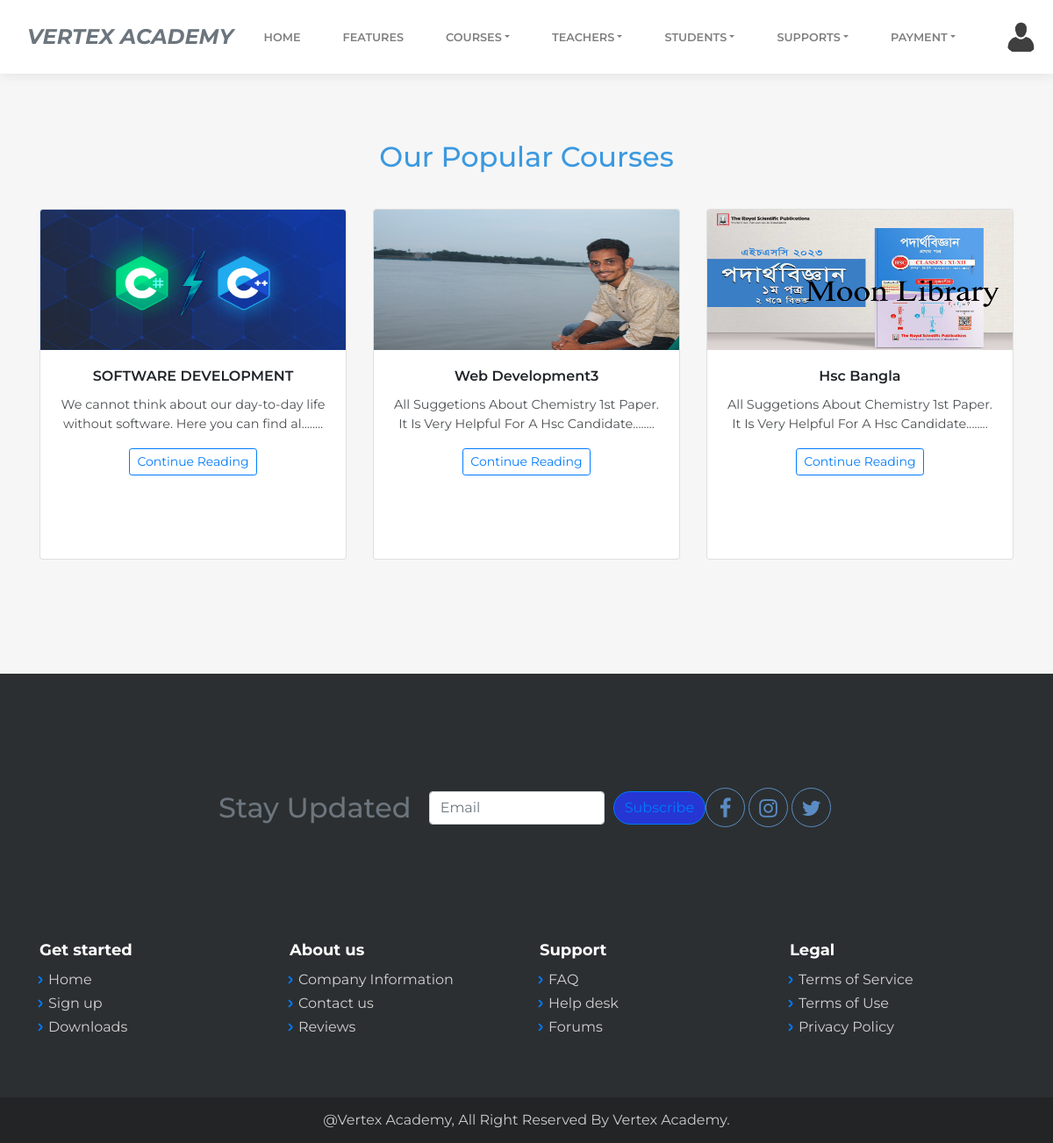
The page /course.php on the database its author committed.
### tables this page shows
CREATE TABLE `course_list` (
  `course_id` int(255) NOT NULL,
  `course_image` varchar(255) NOT NULL,
  `course_name` varchar(255) NOT NULL,
  `course_desc` text NOT NULL,
  `course_category` varchar(255) NOT NULL,
  `timeStamp` datetime NOT NULL DEFAULT current_timestamp(),
  `price` varchar(255) NOT NULL
);

### course.php (the view, shortened to what this page needs)
<!DOCTYPE html>
<html>
<head>
    <link rel="stylesheet" href="assets/bootstrap/css/bootstrap.min.css">
    <link rel="stylesheet" href="https://cdnjs.cloudflare.com/ajax/libs/font-awesome/4.7.0/css/font-awesome.min.css">
    <link rel="stylesheet" href="https://cdnjs.cloudflare.com/ajax/libs/simple-line-icons/2.4.1/css/simple-line-icons.min.css">
    <link rel="stylesheet" href="https://cdnjs.cloudflare.com/ajax/libs/baguettebox.js/1.10.0/baguetteBox.min.css">
    <link rel="stylesheet" href="assets/css/styles.min.css">
    <link rel="stylesheet" href="https://cdn.jsdelivr.net/npm/bootstrap-icons@1.9.1/font/bootstrap-icons.css">
    <link rel="stylesheet" href="assets/css/style.css">
</head>
<body>
 <?php include './partials/connect.php';?>
   <nav class="navbar navbar-light navbar-expand-lg fixed-top bg-white clean-navbar">
        <div class="container">
           <a class="navbar-brand text-uppercase text-muted border-danger logo  " href="index.html"><strong><em>Vertex Academy</em></strong></a>
        <div class="collapse navbar-collapse" id="navcol-1">
            <ul class="nav navbar-nav ml-auto  custom_margin">
                <li class="nav-item"><a href="customer.php" class="nav-link">Home</a></li>
                <li class="nav-item"><a href="features.php" class="nav-link">Features</a></li>
                <li class="nav-item dropdown"><a href="" class="nav-link dropdown-toggle" data-toggle="dropdown">Courses</a>
                </li>
                  <li class="nav-item dropdown"><a href="" class="nav-link dropdown-toggle" data-toggle="dropdown">Teachers</a>
                </li>
                   <li class="nav-item dropdown"><a href="" class="nav-link dropdown-toggle" data-toggle="dropdown">Students</a>
                </li>
                 <li class="nav-item dropdown"><a href="" class="nav-link dropdown-toggle" data-toggle="dropdown">Supports</a>
                </li>
                    <li class="nav-item dropdown"><a href="" class="nav-link dropdown-toggle" data-toggle="dropdown">Payment</a>
                </li>
            </ul>
         </div>
        </div>
        <div class="nav-item custom_btn" style="
    display: flex;
    gap: 5px;">
           <img src="assets/img/profile.png" class="user-pic-info" onclick="toggleMenu()" alt="">
        </div>
    </nav>
      <main class="page landing-page">
        <section class="clean-block clean-services dark">
            <div class="container">
                <div class="block-heading">
                    <h2 class="text-info">Our Popular Courses</h2>
                </div>
                <div class="row">
                   <?php
                    $sql= "SELECT * FROM `course_list`";
                    $result = mysqli_query($con,$sql);
                    if($result){
                      while($row=mysqli_fetch_assoc($result)){
                           $id = $row['course_id'];
                           $course_image = $row['course_image'];
                           $img = 'uploaded_img/'.$course_image;
                           $course_name = $row['course_name'];
                           $course_desc = $row['course_desc'];
                           $course_category=$row['course_category'];
                           if($course_category=='website_show'){
                               echo ' <div class="col-md-6 col-lg-4">
                        <div class="card" style="height:25rem;"><img class="card-img-top w-100 d-block" style="height:10rem;" src='.$img.'>
                            <div class="card-body">
                                <h4 class="card-title">'.$course_name.'</h4>
                                <p class="card-text">'.substr($course_desc,0,80).'........</p>
                                <a class="btn btn-outline-primary btn-sm" href="course_inside.php?course_id='.$id.'" role="button">Continue Reading</a>
                            </div>
                        </div>
                        </div>';
                           }
                      }
                    }
                ?>
                    </div>
                </div>
        </section>
    </main>
    <?php include './footer.php';?>
</body>
</html>

### assets/css/style.css (style rules this page uses)
.custom_btn { display: flex; }
.user-pic-info { width: 40px; border-radius: 50%; cursor: pointer; }

### rows shown on the page
course_list: course_image (picture), course_name "SOFTWARE DEVELOPMENT", course_desc "We cannot think about our day-to-day life without software. Here you can find al"
course_list: course_image (picture), course_name "Web Development3", course_desc "All Suggetions About Chemistry 1st Paper. It Is Very Helpful For A Hsc Candidate"
course_list: course_image (picture), course_name "Hsc Bangla", course_desc "All Suggetions About Chemistry 1st Paper. It Is Very Helpful For A Hsc Candidate"
